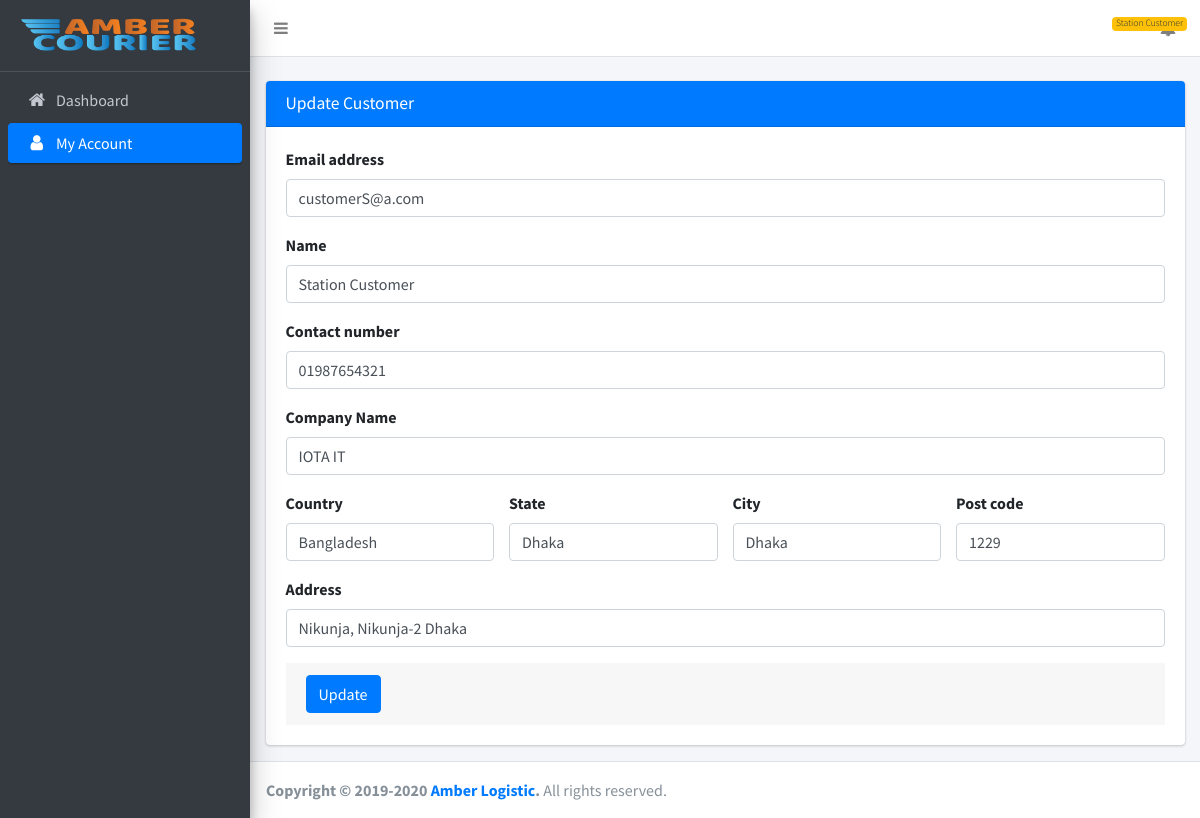
/customer/my-account.php (signed in), run on the app's committed database.
### tables this page shows
CREATE TABLE `customers` (
  `id` int(11) NOT NULL,
  `username` varchar(255) DEFAULT NULL,
  `password` varchar(255) DEFAULT NULL,
  `name` varchar(255) DEFAULT NULL,
  `email` varchar(255) DEFAULT NULL,
  `contact_number` varchar(255) DEFAULT NULL,
  `custom_id` varchar(255) DEFAULT NULL,
  `company_name` varchar(255) DEFAULT NULL,
  `country` varchar(255) DEFAULT NULL,
  `state` varchar(255) DEFAULT NULL,
  `city` varchar(255) DEFAULT NULL,
  `post_code` varchar(255) DEFAULT NULL,
  `address` varchar(255) DEFAULT NULL,
  `creator_type` int(11) DEFAULT NULL COMMENT '1=admin,2=station',
  `created_by` int(11) DEFAULT NULL,
  `created_at` timestamp NULL DEFAULT current_timestamp()
);

### classes/Session.php (called while the page is built, shortened)
<?php
class Session
{
    public static function get($key){
        if(isset($_SESSION[$key])){
            return $_SESSION[$key];
        }
        else{
            return false;
        }
    }
}
?>

### customer/my-account.php (the view, shortened to what this page needs)
<?php
include(ROOT_PATH . "includes/db.php");
include(ROOT_PATH . "classes/Session.php");
$id = Session::get('customer_id');
$query = "select * from customers where id='$id' LIMIT 1";
$result = mysqli_query($con, $query);
$row = mysqli_fetch_assoc($result);
?>
<!DOCTYPE html>
<html lang="en">
<?php include(ROOT_PATH . "customer/includes/head.php"); ?>
<body class="hold-transition sidebar-mini layout-fixed">
<div class="wrapper">
    <?php
    include(ROOT_PATH . "customer/includes/header.php");
    include(ROOT_PATH . "customer/includes/sidebar.php");
    ?>
    <div class="content-wrapper">
        <br>
        <section class="content">
            <div class="container-fluid">
                <div class="row">
                    <div class="col-md-12">
                        <div class="card card-primary">
                            <div class="card-header">
                                <h3 class="card-title">Update Customer</h3>
                            </div>
                            <form role="form"  action="" method="post" enctype="multipart/form-data">
                                <div class="card-body">
                                    <div class="form-group">
                                        <label for="email">Email address</label>
                                        <input type="email" class="form-control" name="email" id="email" placeholder="Enter email" value="<?php echo @$row['email'];?>">
                                    </div>
                                    <div class="form-group">
                                        <label for="name">Name</label>
                                        <input type="text" class="form-control" name="name" id="name" placeholder="Enter user's name" value="<?php echo @$row['name'];?>">
                                    </div>
                                    <div class="form-group">
                                        <label for="contact_number">Contact number</label>
                                        <input type="text" class="form-control" name="contact_number" id="contact_number" placeholder="Enter user's contact number" value="<?php echo @$row['contact_number'];?>">
                                    </div>
                                    <div class="form-group">
                                        <label for="company">Company Name</label>
                                        <input type="text" class="form-control" name="company" id="company" placeholder="Enter company's name" value="<?php echo @$row['company_name'];?>">
                                    </div>
                                    <div class="row">
                                        <div class="form-group col-md-3">
                                            <label for="country">Country</label>
                                            <input type="text" class="form-control" name="country" id="country" placeholder="country" value="<?php echo @$row['country'];?>">
                                        </div>
                                        <div class="form-group col-md-3">
                                            <label for="state">State</label>
                                            <input type="text" class="form-control" name="state" id="state" placeholder="state" value="<?php echo @$row['state'];?>">
                                        </div>
                                        <div class="form-group col-md-3">
                                            <label for="city">City</label>
                                            <input type="text" class="form-control" name="city" id="city" placeholder="city" value="<?php echo @$row['city'];?>">
                                        </div>
                                        <div class="form-group col-md-3">
                                            <label for="post_code">Post code</label>
                                            <input type="text" class="form-control" name="post_code" id="post_code" placeholder="postal code" value="<?php echo @$row['post_code'];?>">
                                        </div>
                                    </div>
                                    <div class="form-group">
                                        <label for="address">Address</label>
                                        <input type="text" class="form-control" name="address" id="address" placeholder="address" value="<?php echo @$row['address'];?>">
                                    </div>
                                    <div class="card-footer">
                                        <input type="submit" name="update" id="update" class="btn btn-primary" value="Update">
                                    </div>
                            </form>
                        </div>
                    </div>
                </div>
            </div>
        </section>
    </div>
    <?php include(ROOT_PATH . "customer/includes/footer.php"); ?>
</div>
</body>
</html>

### data on the page
customers: email "customerS@a.com", name "Station Customer", contact_number "01987654321", company "IOTA IT", country "Bangladesh", state "Dhaka", city "Dhaka", post_code "1229", address "Nikunja, Nikunja-2 Dhaka"

### other printed values
Session::get('customer') "Station Customer"
